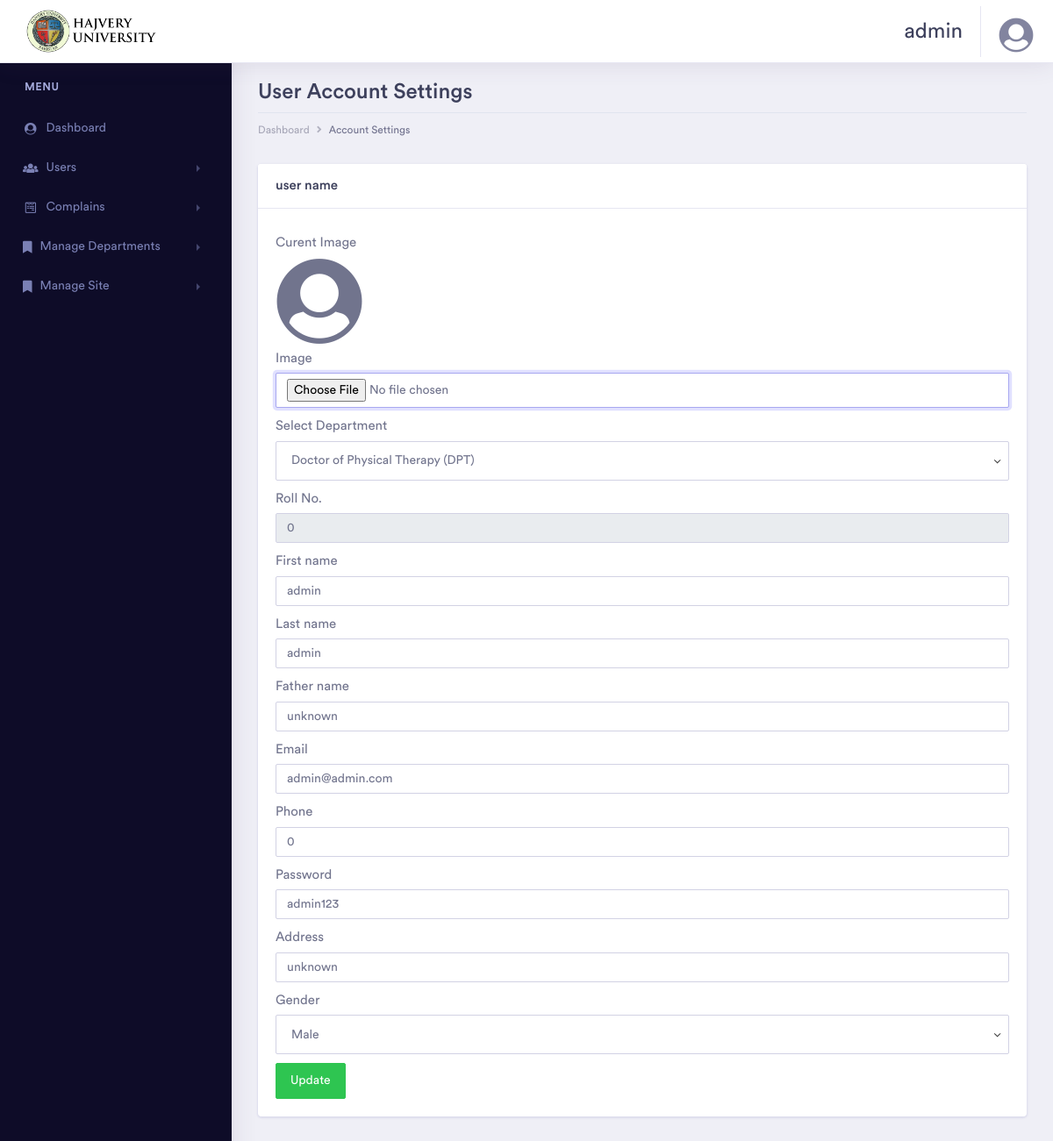
/admin/account_settings.php (signed in), run on the app's committed database.
### tables this page shows
CREATE TABLE `persons` (
  `person_id` int(11) NOT NULL,
  `student_roll` int(11) DEFAULT 0,
  `person_name` varchar(50) NOT NULL,
  `last_name` varchar(50) NOT NULL,
  `father_name` varchar(50) NOT NULL,
  `person_email` varchar(80) NOT NULL,
  `address` varchar(150) NOT NULL,
  `gender` varchar(1) NOT NULL,
  `phone` varchar(15) NOT NULL
);

CREATE TABLE `accounts` (
  `account_id` int(11) NOT NULL,
  `person_id` int(11) NOT NULL,
  `password` varchar(30) NOT NULL,
  `department_id` smallint(3) NOT NULL,
  `user_type` smallint(3) NOT NULL COMMENT '1=user 2=admin 3=manageer',
  `status` smallint(3) NOT NULL DEFAULT 0
);

### admin/account_settings.php (the view, shortened to what this page needs)
<?php
include('connection/connection.php');
$queryPerson = 'SELECT p.*, a.user_type, a.password, a.department_id, ai.pict
                FROM `persons` AS p
                INNER JOIN `accounts` AS a ON p.`person_id` = a.`person_id`
                INNER JOIN `accounts_img` AS ai ON p.`person_id` = ai.`user_img_id`
                WHERE p.`person_id` = ' . $_SESSION['USERID'];
$queryPerson = mysqli_query($con, $queryPerson);
$rowPerson = mysqli_fetch_array($queryPerson);
?>
<!doctype html>
<html lang="en">
<head>
    <link rel="stylesheet" href="assets/vendor/bootstrap/css/bootstrap.min.css">
    <link href="assets/vendor/fonts/circular-std/style.css" rel="stylesheet">
    <link rel="stylesheet" href="assets/libs/css/style.css">
    <link rel="stylesheet" href="assets/vendor/fonts/fontawesome/css/fontawesome-all.css">
</head>
<body>
    <div class="dashboard-main-wrapper">
        <?php
                include 'components/head.php';
                include 'components/leftsidebar.php';
                ?>
        <div class="dashboard-wrapper">
            <div class="container-fluid  dashboard-content">
                <div class="row">
                    <div class="col-xl-12 col-lg-12 col-md-12 col-sm-12 col-12">
                        <div class="page-header">
                            <h2 class="pageheader-title">User Account Settings </h2>
                            <div class="page-breadcrumb">
                                <nav aria-label="breadcrumb">
                                    <ol class="breadcrumb">
                                        <li class="breadcrumb-item"><a href="dashboard.php"
                                                class="breadcrumb-link">Dashboard</a>
                                        </li>
                                        <li class="breadcrumb-item active" aria-current="page">Account Settings</li>
                                    </ol>
                                </nav>
                            </div>
                        </div>
                    </div>
                </div>
                <div class="row">
                    <div class="col-xl-12 col-lg-12 col-md-12 col-sm-12 col-12">
                        <div class="card">
                            <h5 class="card-header">user name</h5>
                            <div class="card-body">
                                <form class="needs-validation" method="post" novalidate enctype="multipart/form-data">
                                    <div class="row">
                                        <div class="col-xl-12 col-lg-12 col-md-12 col-sm-12 col-12">
                                            <label for="productImage" class="mt-2">Curent Image</label><br>
                                            <?php
                                                 if ($imgRow['pict']==NULL) {
                                            ?>
                                            <i class="user-avatar-md rounded-circle fas fa-user-circle"
                                                style="font-size: 100px;"></i>
                                            <?php
                                                }
                                            ?>
                                        </div>
                                        <div class="col-xl-12 col-lg-12 col-md-12 col-sm-12 col-12 m-t-10">
                                            <label for="image">Image</label>
                                            <input type="file" name="pict" id="pict" class="form-control">
                                        </div>
                                        <div class="col-xl-12 col-lg-12 col-md-12 col-sm-12 col-12 m-t-10">
                                            <label for="department">Select Department</label>
                                            <select class="form-control" id="department" name="department"
                                                style="width: 100%; text-indent: 5px;  height: 45px;background-color: white;">
                                                <?php
                                            $query = "SELECT * FROM `departments` where `dept_status`=1";
                                            $query = mysqli_query($con, $query);
                                            while ($row = mysqli_fetch_array($query)) {
                                                ?>
                                                <option selected value="<?= $row['department_id'] ?>">
                                                    <?= $row['department'] ?>
                                                </option>
                                                <?php
                                            }
                                            ?>
                                            </select>
                                        </div>
                                        <div class="col-xl-12 col-lg-12 col-md-12 col-sm-12 col-12 m-t-10">
                                            <label for="roll_no">Roll No.</label>
                                            <input type="text" class="form-control" id="roll_no" name="roll_no"
                                                placeholder="Roll No" value="<?= $rowPerson['student_roll'] ?>"
                                                <?= ($rowPerson['user_type'] == 2) ? 'disabled' : '' ?> required>
                                        </div>
                                        <div class="col-xl-12 col-lg-12 col-md-12 col-sm-12 col-12 m-t-10">
                                            <label for="fname">First name</label>
                                            <input type="text" class="form-control" id="fname" name="fname"
                                                placeholder="First name" value="<?=$rowPerson['person_name']?>"
                                                required>
                                        </div>
                                        <div class="col-xl-12 col-lg-12 col-md-12 col-sm-12 col-12 m-t-10">
                                            <label for="lname">Last name</label>
                                            <input type="text" class="form-control" id="lname" name="lname"
                                                placeholder="Last name" value="<?=$rowPerson['last_name']?>" required>
                                        </div>
                                        <div class="col-xl-12 col-lg-12 col-md-12 col-sm-12 col-12 m-t-10">
                                            <label for="fathername">Father name</label>
                                            <input type="text" class="form-control" id="fathername" name="fathername"
                                                placeholder="Father name" value="<?=$rowPerson['father_name']?>"
                                                required>
                                        </div>
                                        <div class="col-xl-12 col-lg-12 col-md-12 col-sm-12 col-12 m-t-10">
                                            <label for="email">Email</label>
                                            <input type="email" class="form-control" id="email" name="email"
                                                placeholder="Email" value="<?=$rowPerson['person_email']?>" required>
                                        </div>
                                        <div class="col-xl-12 col-lg-12 col-md-12 col-sm-12 col-12 m-t-10">
                                            <label for="phone">Phone</label>
                                            <input type="number" class="form-control" id="phone" name="phone"
                                                placeholder="Phone Number" value="<?=$rowPerson['phone']?>" required>
                                        </div>
                                        <div class="col-xl-12 col-lg-12 col-md-12 col-sm-12 col-12 m-t-10">
                                            <label for="c_pass">Password</label>
                                            <input type="text" class="form-control" id="c_pass" name="c_pass"
                                                placeholder="Password" value="<?=$rowPerson['password']?>" required>
                                        </div>
                                        <div class="col-xl-12 col-lg-12 col-md-12 col-sm-12 col-12 m-t-10">
                                            <label for="address">Address</label>
                                            <input type="text" class="form-control" id="address" name="address"
                                                placeholder="Address" value="<?=$rowPerson['address']?>" required>
                                        </div>
                                        <div class="col-xl-12 col-lg-12 col-md-12 col-sm-12 col-12 m-t-10">
                                            <label for="fname">Gender</label>
                                            <select class="form-control" id="gender" name="gender"
                                                style="width: 100%; text-indent: 5px;  height: 45px;background-color: white;">
                                                <option value="1" <?= ($rowPerson['gender'] == 1) ? 'selected' : '' ?>>
                                                    Male
                                                </option>
                                            </select>
                                        </div>
                                        <div class="col-xl-12 col-lg-12 col-md-12 col-sm-12 col-12 m-t-10">
                                            <button class="btn btn-success" type="submit">Update</button>
                                        </div>
                                    </div>
                                </form>
                            </div>
                        </div>
                    </div>
                </div>
            </div>
        </div>
    </div>
</body>
</html>

### admin/components/head.php (shortened to what this page needs)
<?php
$query = "SELECT * FROM `persons` where `person_id`=" . $_SESSION['USERID'];
$img = "SELECT * FROM `accounts_img` where `person_id`=" . $_SESSION['USERID'];
$imgResult = mysqli_query($con, $img);
$imgRow = mysqli_fetch_array($imgResult);
$result = mysqli_query($con, $query);
while ($row = mysqli_fetch_array($result)) {
?>
<div class="dashboard-header">
    <nav class="navbar navbar-expand-lg bg-white fixed-top" style="padding: 0 10px;">
        <a class="navbar-brand user-img" href="dashboard.php"><img src="assets/images/Hajvery University admin-logo.png"
                style="width:100%" /></a>
        <div class="collapse navbar-collapse " id="navbarSupportedContent">
            <ul class="navbar-nav ml-auto navbar-right-top">
                <li class="nav-item user-name">
                    <span><?=$row['person_name']?></span>
                </li>
                <li class="nav-item dropdown nav-user">
                    <a class="nav-link nav-user-img" href="#" id="navbarDropdownMenuLink2" data-toggle="dropdown"
                        aria-haspopup="true" aria-expanded="false" style="display: flex;">
                        <?php
                            if ($imgRow['pict']==NULL) {
                        ?>
                        <i class="user-avatar-md rounded-circle fas fa-user-circle" style="font-size: 40px;"></i>
                        <?php
                            } else {
                        ?>
                        <img src="<?= $imgRow['pict'] ?>" alt="User Image" class="user-avatar-md rounded-circle"
                            style="width: 40px; height: 40px; object-fit: cover;">
                        <?php
                            }
                        ?>
                    </a>
                            <?php
                            }
                            ?>
                </li>
            </ul>
        </div>
    </nav>
</div>

### admin/components/custom-header.php (style rules this page uses)
.user-img { width: 190px; }

### data on the page
persons: person_name "admin", roll_no "0", fname "admin", lname "admin", fathername "unknown", email "admin@admin.com", phone "0", c_pass "admin123", address "unknown", gender "Male"

### other printed values
form field department "Doctor of Physical Therapy (DPT)"
